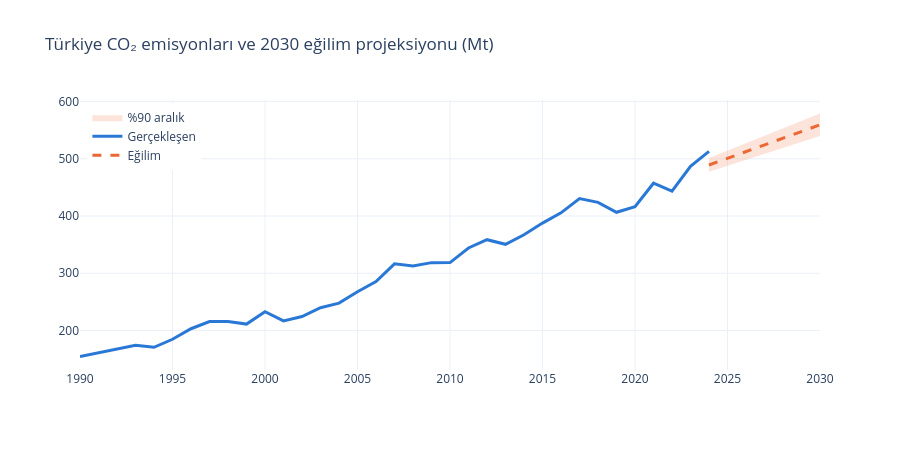

Source (notebook cell):
### Markdown cell above
## 8. Türkiye 2030 projeksiyonu

Son 15 yılın eğilimine doğrusal regresyon + artıkların **bootstrap**'i ile %90 belirsizlik aralığı.

> ⚠️ Bu bir politika senaryosu değil; yalnızca "mevcut eğilim sürerse" sorusunun istatistiksel cevabı.

### Code cell
p = tr.loc[SON_YIL - 14:SON_YIL, "co2"]
yil = p.index.values.reshape(-1, 1)
lr = LinearRegression().fit(yil, p.values)
gelecek = np.arange(SON_YIL, 2031).reshape(-1, 1)
tahmin = lr.predict(gelecek)

rng = np.random.default_rng(42)
artik = p.values - lr.predict(yil)
boot = np.array([LinearRegression().fit(yil, lr.predict(yil) + rng.choice(artik, len(artik))).predict(gelecek)
                 for _ in range(1000)])
alt, ust = np.percentile(boot, [5, 95], axis=0)
x = gelecek.ravel()

fig = go.Figure()
fig.add_scatter(x=np.r_[x, x[::-1]], y=np.r_[ust, alt[::-1]], fill="toself", fillcolor="rgba(235,104,52,0.18)", mode="lines",
                line_width=0, name="%90 aralık", hoverinfo="skip")
fig.add_scatter(x=tr.loc[1990:].index, y=tr.loc[1990:, "co2"], name="Gerçekleşen",
                line=dict(color=MAVI, width=3), hovertemplate="%{x}: %{y:.0f} Mt<extra></extra>")
fig.add_scatter(x=x, y=tahmin, name="Eğilim", mode="lines", line=dict(color=TURUNCU, width=3, dash="dash"),
                hovertemplate="%{x}: %{y:.0f} Mt<extra></extra>")
fig.update_layout(title="Türkiye CO₂ emisyonları ve 2030 eğilim projeksiyonu (Mt)", height=450,
                  hovermode="x unified", legend=dict(x=0.01, y=0.99))
fig.show()

print(f"Eğim: yılda +{lr.coef_[0]:.1f} Mt (R² = {lr.score(yil, p.values):.2f})  |  "
      f"2030: ~{tahmin[-1]:.0f} Mt (%90: {alt[-1]:.0f}–{ust[-1]:.0f})  |  {SON_YIL}'e göre %{(tahmin[-1]/tr.loc[SON_YIL,'co2']-1)*100:+.0f}")

### Figure 1 — Plotly figure (JSON) as saved in the notebook; plotly's stock layout.template omitted (floating-point values rounded to 4 significant figures)
{"data": [{"fill": "toself", "fillcolor": "rgba(235,104,52,0.18)", "hoverinfo": "skip", "line": {"width": 0}, "mode": "lines", "name": "%90 aralık", "type": "scatter", "x": [2024, 2025, 2026, 2027, 2028, 2029, 2030, 2030, 2029, 2028, 2027, 2026, 2025, 2024], "y": [501.2, 514.3, 527.1, 540.0, 552.9, 565.9, 579.2, 539.8, 529.5, 519.2, 508.7, 498.3, 487.9, 477.4]}, {"hovertemplate": "%{x}: %{y:.0f} Mt<extra></extra>", "line": {"color": "#2a78d6", "width": 3}, "name": "Gerçekleşen", "type": "scatter", "x": [1990, 1991, 1992, 1993, 1994, 1995, 1996, 1997, 1998, 1999, 2000, 2001, 2002, 2003, 2004, 2005, 2006, 2007, 2008, 2009, 2010, 2011, 2012, 2013, 2014, 2015, 2016, 2017, 2018, 2019, 2020, 2021, 2022, 2023, 2024], "y": [154.6, 161.1, 167.2, 174.3, 170.6, 184.7, 203.1, 215.5, 215.6, 211.2, 232.9, 216.9, 224.3, 239.8, 247.8, 267.7, 285.4, 316.5, 312.6, 318.6, 318.7, 344.2, 358.6, 350.6, 367.3, 387.7, 405.6, 430.6, 423.8, 406.6, 416.3, 457.4, 443.6, 486.9, 513.0]}, {"hovertemplate": "%{x}: %{y:.0f} Mt<extra></extra>", "line": {"color": "#eb6834", "dash": "dash", "width": 3}, "mode": "lines", "name": "Eğilim", "type": "scatter", "x": [2024, 2025, 2026, 2027, 2028, 2029, 2030], "y": [489.2, 500.9, 512.6, 524.2, 535.9, 547.6, 559.3]}], "layout": {"height": 450, "hovermode": "x unified", "legend": {"x": 0.01, "y": 0.99}, "title": {"text": "Türkiye CO₂ emisyonları ve 2030 eğilim projeksiyonu (Mt)"}}}
